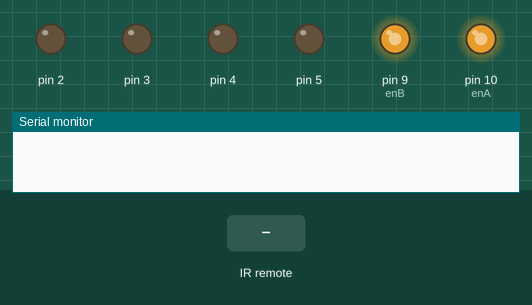
A sketch run on a simulated Arduino Uno, built with avr-gcc and run on an emulated ATmega328P. On the bench: output pins drawn as LEDs (lit = HIGH), the last lines printed to the serial monitor. The test bench sets the inputs (shaded band).

Above: at 1.2 s.
1.3 s: infrared code 0xFF18E7 received
At 1.4 s:
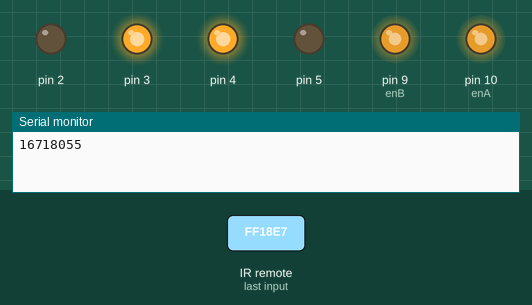
3.0 s: infrared code 0xFF4AB5 received
At 3.1 s:
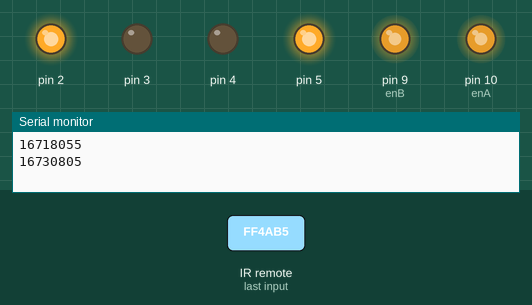
4.7 s: infrared code 0xFF10EF received
At 4.8 s:
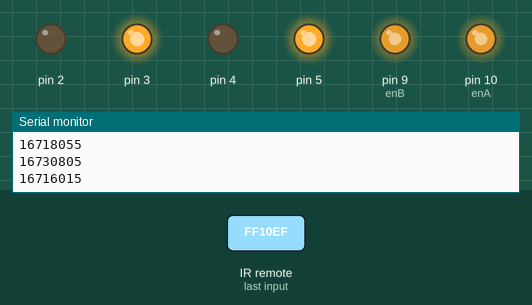
6.4 s: infrared code 0xFF5AA5 received
At 6.5 s:
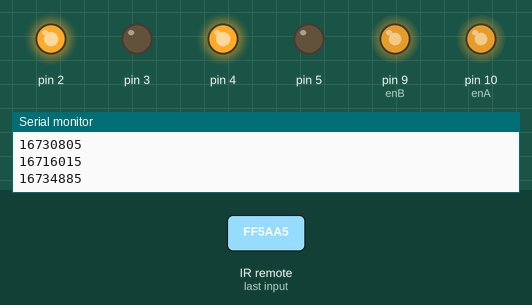
8.1 s: infrared code 0xFF6897 received
At 9.3 s:
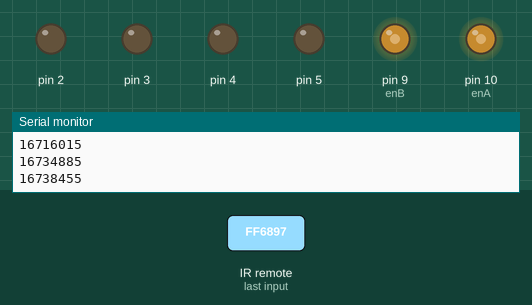
9.6 s: infrared code 0xFF18E7 received
At 9.7 s:
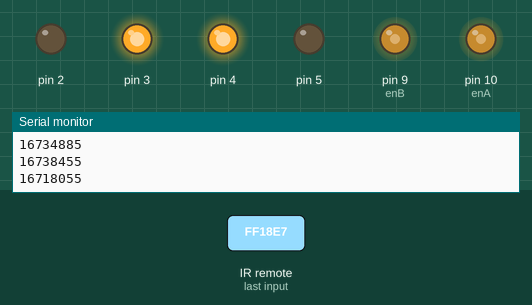
Timing chart, 0 to 12.3 s (numbered marks = the images above; inputs shaded):
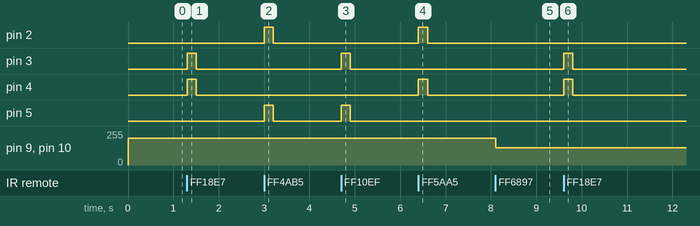

The sketch:

IRCARContol.ino
```cpp
#include <IRremote.h>
IRrecv irrecv(6);
decode_results results;

int state = 0;
int enA = 10;
int enB = 9;
unsigned long lastButtonTime = millis();

#define trig_Pin 8
#define echo_Pin 11
//long mesafe = 0;
//long sure = 0;
//long engel = 0;

int timeoutDelay = 200;


void setup() {
  Serial.begin(9600);
  irrecv.enableIRIn();
  analogWrite(enA, 200);
  analogWrite(enB, 200);
  pinMode(2, OUTPUT); // Çıkış pinlerini belirliyoruz.
  pinMode(3, OUTPUT);
  pinMode(4, OUTPUT);
  pinMode(5, OUTPUT);
 // pinMode(trig_Pin, OUTPUT);
 // pinMode(echo_Pin, INPUT);
}
void loop()
{

/* Ultrasonic göz
  digitalWrite(trig_Pin, HIGH);
  delayMicroseconds(1000);
  digitalWrite(trig_Pin, LOW);
  sure = pulseIn(echo_Pin, HIGH);
  mesafe = (sure / 29.1) / 2;

  if (mesafe > 1000) {
    //mesafe = 1000;

  }
  else if (mesafe < 15) {
    engel = 1;

  } else {
    engel = 0;
  }
  Serial.print("Engel: ");
  Serial.print(engel);
  Serial.println("  ");
  Serial.print("Ölçulen Mesafe = ");
  Serial.print(mesafe);
  Serial.println(" cm ");
  delay(100);
*/
  if ( (millis() - lastButtonTime > timeoutDelay))
  {
    digitalWrite(4, LOW);
    digitalWrite(5, LOW);
    digitalWrite(2, LOW);
    digitalWrite(3, LOW);
  }

  if (irrecv.decode(&results) )
  {
    Serial.println(results.value);
    if (results.value == 16718055 ) {
      digitalWrite(2, LOW);
      digitalWrite(5, LOW);
      digitalWrite(3, HIGH);
      digitalWrite(4, HIGH);
      lastButtonTime = millis();

      //İLERİ


    }
    else if (results.value == 16730805) {


      digitalWrite(2, HIGH);
      digitalWrite(5, HIGH);
      digitalWrite(3, LOW);
      digitalWrite(4, LOW);
      lastButtonTime = millis();
      //GERİ
    }

    else if (results.value == 16716015) {

      digitalWrite(2, LOW);
      digitalWrite(4, LOW);
      digitalWrite(3, HIGH);
      digitalWrite(5, HIGH);
      lastButtonTime = millis();
      //SOL


    }

    else if (results.value == 16734885) {
      digitalWrite(2, HIGH);
      digitalWrite(4, HIGH);
      digitalWrite(3, LOW);
      digitalWrite(5, LOW);
      lastButtonTime = millis();
      //SAG
    }

    else if (results.value == 16726215) {
      digitalWrite(4, LOW);
      digitalWrite(5, LOW);
      digitalWrite(2, LOW);
      digitalWrite(3, LOW);

      //DUR
    }

    else if (results.value == 16756815) {
      analogWrite(enA, 255);
      analogWrite(enB, 255);
      //HIZ ARTTIR
    }

    else if (results.value == 16738455) {
      analogWrite(enA, 128);
      analogWrite(enB, 128);

      //HIZ AZALT
    }

    //


    else if (results.value == 4294967295) {
      lastButtonTime = millis();
      //DUR
    }


    irrecv.resume();
  }
}
```

Measured:
- after the input at 1.3 s, pin 3, pin 4: LOW → HIGH at once, → LOW 0.20 s later
- after the input at 3.0 s, pin 2, pin 5: LOW → HIGH at once, → LOW 0.20 s later
- after the input at 4.7 s, pin 3, pin 5: LOW → HIGH at once, → LOW 0.20 s later
- after the input at 6.4 s, pin 2, pin 4: LOW → HIGH at once, → LOW 0.20 s later
- after the input at 8.1 s, pin 9 (enB), pin 10 (enA): 200/255 → 128/255 at once
- after the input at 9.6 s, pin 3, pin 4: LOW → HIGH at once, → LOW 0.20 s later
